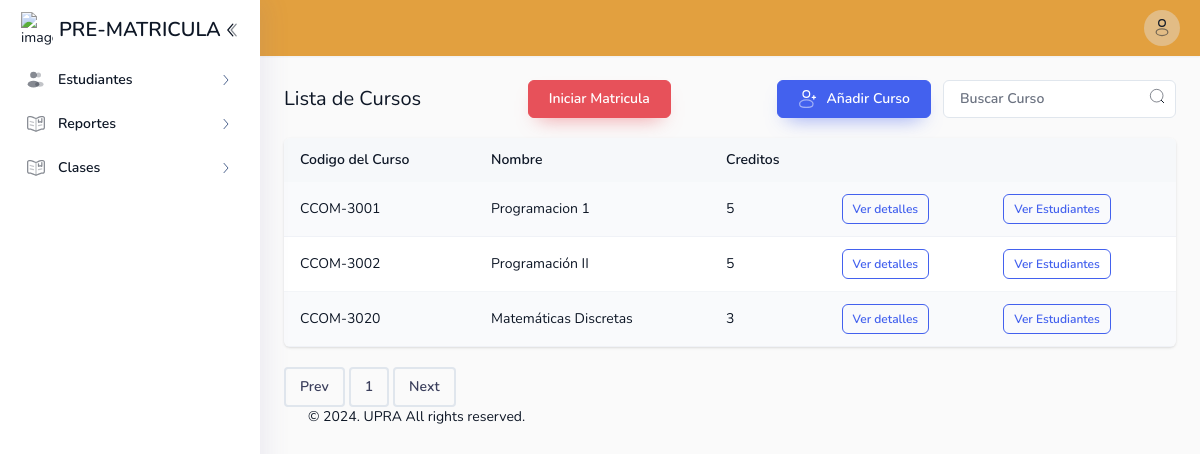
The app's page /template/admin/controllers/classesController.php (signed in) with its own data.
### tables this page shows
CREATE TABLE `course` (
  `course_id` char(8) NOT NULL,
  `title` varchar(30) NOT NULL,
  `credits` tinyint(1) NOT NULL
);

### template/admin/models/classesModel.php (called while the page is built, shortened)
<?php
class classesModel {
    public static function getClassesByPage($conn, $page, $perPage, $searchTerm) {
        $offset = ($page - 1) * $perPage;
        $sql = "SELECT course_id, title, credits FROM course WHERE CONCAT(course_id, ' ', title) LIKE '%$searchTerm%' LIMIT $perPage OFFSET $offset";
        $result = $conn->query($sql);
        if ($result) {
            $students = $result->fetch_all(MYSQLI_ASSOC);
            return $students;
        } else {
            die("Error en la consulta: " . $conn->error);
        }
    }
    public static function getTotalClasses($conn, $searchTerm) {
        $sql = "SELECT COUNT(*) as total FROM course WHERE CONCAT(course_id, ' ', title) LIKE '%$searchTerm%'";
        $result = $conn->query($sql);
        if ($result) {
            $row = $result->fetch_assoc();
            return $row['total'];
        } else {
            die("Error en la consulta: " . $conn->error);
        }
    }
}
?>

### template/admin/views/classesView.php (the view, shortened to what this page needs)
<!DOCTYPE html>
<html lang="en" dir="ltr">
<head>
    <link rel="stylesheet" type="text/css" media="screen" href="assets/css/perfect-scrollbar.min.css" />
    <link rel="stylesheet" type="text/css" media="screen" href="assets/css/style.css" />
    <link defer rel="stylesheet" type="text/css" media="screen" href="assets/css/animate.css" />
</head>
<body x-data="main" class="relative overflow-x-hidden font-nunito text-sm font-normal antialiased" :class="[ $store.app.sidebar ? 'toggle-sidebar' : '', $store.app.theme === 'dark' || $store.app.isDarkMode ?  'dark' : '', $store.app.menu, $store.app.layout,$store.app.rtlClass]">
    <div class="main-container min-h-screen text-black dark:text-white-dark" :class="[$store.app.navbar]">
        <?php include '../views/sidebar.php'; ?>
        <div class="main-content flex flex-col min-h-screen">
            <?php include '../views/header.php'; ?>
            <div class="animate__animated p-6" :class="[$store.app.animation]">
                <div x-data="contacts">
                        <div class="flex flex-wrap items-center justify-between gap-4">
                            <h2 class="text-xl">Lista de Cursos</h2>
                            <button><a href="../controllers/iniciarmatriculaController.php" class="btn btn-danger">Iniciar Matricula</a></button>
                            <div class="flex w-full flex-col gap-4 sm:w-auto sm:flex-row sm:items-center sm:gap-3">
                                <div class="flex gap-3">
                                    <div>
                                        <button type="button" class="btn btn-primary" @click="editUser">
                                            Añadir Curso
                                        </button>
                                    </div>
                                </div>
                                <div class="relative">
                                    <form action="classesController.php" method="get">
                                        <input
                                            type="text"
                                            name="search"
                                            placeholder="Buscar Curso"
                                            class="peer form-input py-2 ltr:pr-11 rtl:pl-11"
                                        />
                                        <div class="absolute top-1/2 -translate-y-1/2 peer-focus:text-primary ltr:right-[11px] rtl:left-[11px]">
                                            <button type="submit">
                                                <svg class="mx-auto" width="16" height="16" viewBox="0 0 24 24" fill="none" xmlns="http://www.w3.org/2000/svg">
                                                    <circle cx="11.5" cy="11.5" r="9.5" stroke="currentColor" stroke-width="1.5" opacity="0.5"></circle>
                                                    <path d="M18.5 18.5L22 22" stroke="currentColor" stroke-width="1.5" stroke-linecap="round"></path>
                                                </svg>
                                            </button>
                                        </div>
                                    </form>
                                </div>
                            </div>
                        </div>
                        <div class="panel mt-5 overflow-hidden border-0 p-0">
                            <template x-if="displayType === 'list'">
                                <div class="table-responsive">
                                <table class="table-striped table-hover">
                                    <thead>
                                        <tr>
                                            <th>Codigo del Curso</th>
                                            <th>Nombre</th>
                                            <th>Creditos</th>
                                            <th></th>
                                            <th></th>
                                        </tr>
                                    </thead>
                                    <tbody>
                                        <?php foreach ($classes as $class): ?>
                                            <?php
                                                $course_id = $class['course_id'];
                                                $letras = substr($course_id, 0, 4);
                                                $numeros = substr($course_id, 4, 4);
                                                $codigo_forma = $letras . '-' . $numeros;
                                            ?>
                                            <tr>
                                                <td><?php echo $codigo_forma; ?></td>
                                                <td><?php echo $class['title']; ?></td>
                                                <td><?php echo $class['credits']; ?></td>
                                                <td>
                                                    <div class="flex items-center gap-4">
                                                        <form action="courseController.php" method="post">
                                                            <button type="submit" class="btn btn-sm btn-outline-primary">
                                                                Ver detalles
                                                            </button>
                                                        </form>
                                                    </div>
                                                </td>
                                                <td>
                                                    <div class="flex items-center gap-4">
                                                        <form action="viewstudentsController.php" method="post">
                                                            <button type="submit" class="btn btn-sm btn-outline-primary">
                                                                Ver Estudiantes
                                                            </button>
                                                        </form>
                                                    </div>
                                                </td>
                                            </tr>
                                        <?php endforeach; ?>
                                    </tbody>
                                </table>
                                </div>
                            </template>
                        </div> <br>
                        <?php
                            $totalPages = ceil($totalClasses / $perPage);
                            $currentPage = isset($_GET['page']) ? $_GET['page'] : 1;
                            $searchTerm = isset($_GET['search']) ? '&search=' . urlencode($_GET['search']) : '';
                            echo '<ul class="inline-flex items-center space-x-1 rtl:space-x-reverse m-auto">';
                            echo '<li><button type="button" class="flex justify-center font-semibold px-3.5 py-2 rounded transition text-dark hover:text-primary border-2 border-[#e0e6ed] dark:border-[#191e3a] hover:border-primary dark:hover:border-primary dark:text-white-light" onclick="window.location.href=\'?page=' . max($currentPage - 1, 1) . $searchTerm . '\'">Prev</button></li>';
                            for ($i = 1; $i <= $totalPages; $i++) {
                                echo '<li><button type="button" class="flex justify-center font-semibold px-3.5 py-2 rounded transition text-dark hover:text-primary border-2 border-[#e0e6ed] dark:border-[#191e3a] hover:border-primary dark:hover:border-primary dark:text-white-light" onclick="window.location.href=\'?page=' . $i . $searchTerm . '\'">' . $i . '</button></li>';
                            }
                            echo '<li><button type="button" class="flex justify-center font-semibold px-3.5 py-2 rounded transition text-dark hover:text-primary border-2 border-[#e0e6ed] dark:border-[#191e3a] hover:border-primary dark:hover:border-primary dark:text-white-light" onclick="window.location.href=\'?page=' . min($currentPage + 1, $totalPages) . $searchTerm . '\'">Next</button></li>';
                            echo '</ul>';
                        ?>
            </div>
            <div class="p-6 pt-0 mt-auto text-center dark:text-white-dark ltr:sm:text-left rtl:sm:text-right">
                © <span id="footer-year">2022</span>. UPRA All rights reserved.
            </div>
        </div>
    </div>
</body>
</html>

### records on screen
course: course_id "CCOM-3001", title "Programacion 1", credits "5"
course: course_id "CCOM-3002", title "Programación II", credits "5"
course: course_id "CCOM-3020", title "Matemáticas Discretas", credits "3"
